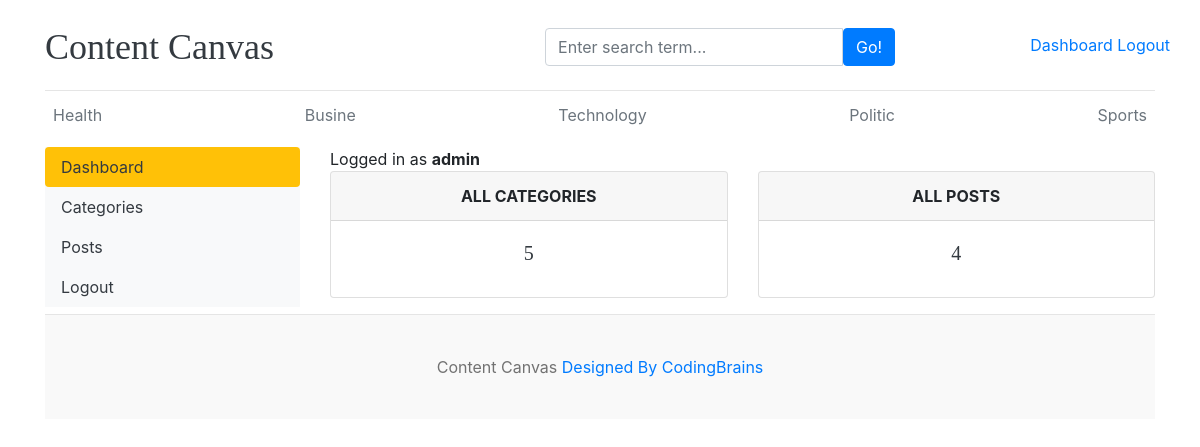
The page /dashboard/ (signed in) on the database its author committed.
### blog/models.py (models this page shows, shortened)
class Category(models.Model):
    category_name=models.CharField(max_length=50,unique=True)
    created_at=models.DateTimeField(auto_now_add=True)
    updated_at=models.DateTimeField(auto_now=True)
    class Meta:
        verbose_name_plural='categories'

### dashboards/views.py (the view)
# urls.py: path('dashboard/',include('dashboards.urls')),
@login_required(login_url='login')
def dashboard(request):
    category_count=Category.objects.all().count()
    blogs_count=Blog.objects.all().count()
    context={
        'category_count':category_count,
        'blogs_count':blogs_count,
    }
    return render(request, 'dashboard/dashboard.html',context)

### blog/context_processors.py (called while the page is built)
def get_categories(request):
    categories=Category.objects.all()
    return dict(categories=categories)

def get_social_links(request):
    social_links=SocialLink.objects.all()
    return dict(social_links=social_links)

### templates/dashboard/dashboard.html
{% extends 'base.html' %}
{% block content %}
<div class="row">
{% include "dashboard/sidebar.html" %}
<div class="col-md-9">
<span> Logged in as <b> {{user}}  </b></span>
<div class="row">
<div class="col">
<div class="card border-default mb-3">
<div class="card-header text-center text-uppercase font-weight-bold">All Categories</div>
<div class="card-body text-dark">
<h5 class="card-title text-center">{{category_count}}</h5>
</div>
</div>
</div>
<div class="col">
<div class="card border-default mb-3">
<div class="card-header text-center text-uppercase font-weight-bold">All Posts</div>
<div class="card-body text-dark">
<h5 class="card-title text-center">{{blogs_count}}</h5>
</div>
</div>
</div>
</div>
</div>
</div>
{% endblock %}

### templates/base.html (shortened to what this page needs)
{% load static %}
<!DOCTYPE html>
<html lang="en">
<head>
    <link href="https://getbootstrap.com/docs/4.0/dist/css/bootstrap.min.css" rel="stylesheet">
    <link href="{% static 'css/cc.css' %}" rel="stylesheet">
    <link rel="stylesheet" href="https://cdnjs.cloudflare.com/ajax/libs/font-awesome/4.7.0/css/font-awesome.min.css">
  </head>
<body>
    <div class="container">
      <header class="blog-header py-3">
        <div class="row flex-nowrap justify-content-between align-items-center">
          <div class="col-4 pt-1">
            <a class="blog-header-logo text-dark" href="/">Content Canvas</a>
          </div>
          <div class="col-4 pt-1">
                <form action={% url "search" %} method="GET">
                <div class="input-group">
                    <input class="form-control" type="text" name="keyword" value="{{keyword}}" placeholder="Enter search term..." aria-label="Enter search term..." aria-describedby="button-search" />
                    <button type="submit" class="btn btn-primary" id="button-search" type="button">Go!</button>
                </div>
              </form>
          </div>
          {% if not user.is_authenticated %}
          <div class="col-4 d-flex justify-content-end align-items-center">
            <a class="btn btn-sm btn-warning" href="{% url 'login' %}">Login</a> &nbsp;
            <a class="btn btn-sm btn-outline-secondary" href="{% url 'register' %}">Register</a>
          </div>
          {% else %}
          <span><a href="{% url 'dashboard' %}">Dashboard</a> <span>
          <span><a href="{% url 'logout' %}"> Logout</a></span>
          {% endif %}
        </div>
      </header>
      <div class="nav-scroller py-1 mb-2">
        <nav class="nav d-flex justify-content-between">
          {% for cat in categories %}
          <a class="p-2 text-muted" href="{% url 'posts_by_category' cat.id %}">{{cat.category_name}}</a>
          {% endfor %}
        </nav>
      </div>
{% block content %}
{% endblock  %}
<footer class="blog-footer">
    <p>Content Canvas  <a href="#">Designed By CodingBrains</a></p>
  </footer>
  </body>
  </html>

### contentcanvas/static/css/cc.css (style rules this page uses)
.blog-header { border-bottom: 1px solid #e5e5e5; }
.blog-header-logo { font-family: "Playfair Display", Georgia, "Times New Roman", serif; font-size: 2.25rem; }
h1, h2, h3, h4, h5, h6 { font-family: "Playfair Display", Georgia, "Times New Roman", serif; }
.blog-footer { padding: 2.5rem 0; color: #727272; text-align: center; background-color: #f9f9f9; border-top: .05rem solid #e5e5e5; }
.blog-footer p:last-child { margin-bottom: 0; }

### rows shown on the page
Category: category_name "Health"
Category: category_name "Busine"
Category: category_name "Technology"
Category: category_name "Politic"
Category: category_name "Sports"

### other values the page prints
{{ user }} "admin"
{{ category_count }} "5"
{{ blogs_count }} "4"
